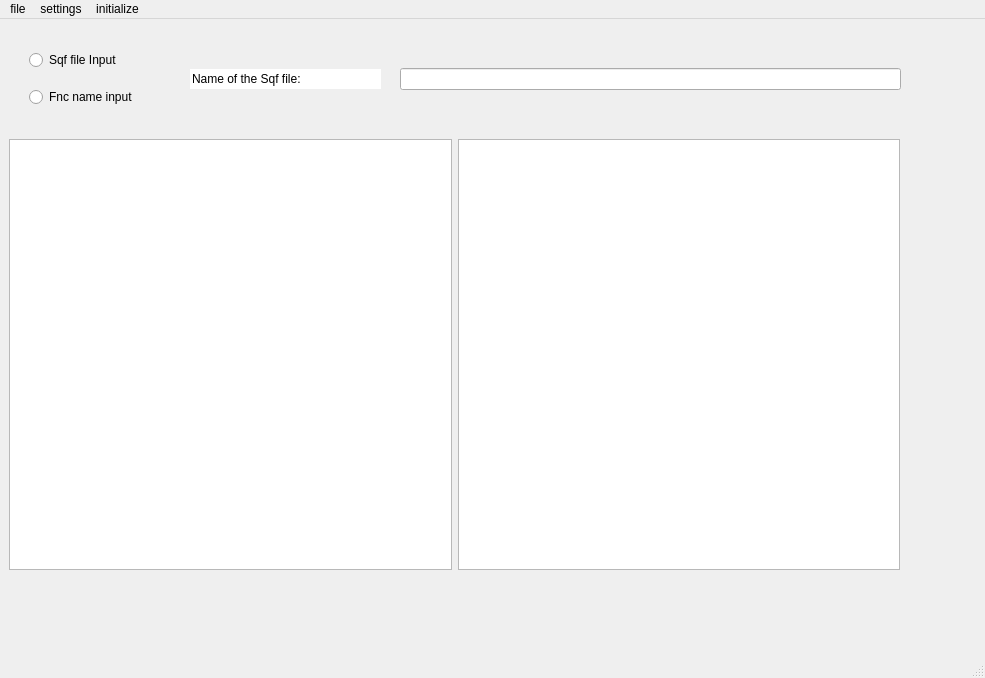
<?xml version="1.0" encoding="UTF-8"?>
<ui version="4.0">
 <class>MainWindow</class>
 <widget class="QMainWindow" name="MainWindow">
  <property name="geometry">
   <rect>
    <x>0</x>
    <y>0</y>
    <width>985</width>
    <height>678</height>
   </rect>
  </property>
  <property name="windowTitle">
   <string>MainWindow</string>
  </property>
  <widget class="QWidget" name="centralwidget">
   <widget class="QWidget" name="verticalLayoutWidget">
    <property name="geometry">
     <rect>
      <x>400</x>
      <y>20</y>
      <width>501</width>
      <height>80</height>
     </rect>
    </property>
    <layout class="QVBoxLayout" name="verticalLayout">
     <item>
      <widget class="QLineEdit" name="Input_name"/>
     </item>
    </layout>
   </widget>
   <widget class="QWidget" name="verticalLayoutWidget_2">
    <property name="geometry">
     <rect>
      <x>190</x>
      <y>20</y>
      <width>191</width>
      <height>80</height>
     </rect>
    </property>
    <layout class="QVBoxLayout" name="verticalLayout_2">
     <item>
      <widget class="QLineEdit" name="fixedtext1">
       <property name="text">
        <string>Name of the Sqf file:</string>
       </property>
       <property name="frame">
        <bool>false</bool>
       </property>
      </widget>
     </item>
    </layout>
   </widget>
   <widget class="QWidget" name="gridLayoutWidget">
    <property name="geometry">
     <rect>
      <x>9</x>
      <y>120</y>
      <width>891</width>
      <height>431</height>
     </rect>
    </property>
    <layout class="QGridLayout" name="gridLayout">
     <item row="3" column="0">
      <widget class="QGraphicsView" name="graphviz_query_result"/>
     </item>
     <item row="3" column="1">
      <widget class="QTextBrowser" name="query_result"/>
     </item>
    </layout>
   </widget>
   <widget class="QWidget" name="verticalLayoutWidget_3">
    <property name="geometry">
     <rect>
      <x>29</x>
      <y>20</y>
      <width>141</width>
      <height>80</height>
     </rect>
    </property>
    <layout class="QVBoxLayout" name="verticalLayout_3">
     <item>
      <widget class="QRadioButton" name="radio_sqf">
       <property name="text">
        <string>Sqf file Input</string>
       </property>
      </widget>
     </item>
     <item>
      <widget class="QRadioButton" name="radio_fnc">
       <property name="text">
        <string>Fnc name input</string>
       </property>
      </widget>
     </item>
    </layout>
   </widget>
  </widget>
  <widget class="QMenuBar" name="menubar">
   <property name="geometry">
    <rect>
     <x>0</x>
     <y>0</y>
     <width>985</width>
     <height>20</height>
    </rect>
   </property>
   <widget class="QMenu" name="menuFile">
    <property name="title">
     <string>file</string>
    </property>
    <widget class="QMenu" name="menuSaveAsFile">
     <property name="title">
      <string>save as file</string>
     </property>
     <addaction name="actionSaveAsTxtFile"/>
     <addaction name="actionSaveTheDiagram"/>
    </widget>
    <addaction name="actionClose"/>
    <addaction name="menuSaveAsFile"/>
    <addaction name="actionSaveAsHeader"/>
   </widget>
   <widget class="QMenu" name="menuSettings">
    <property name="title">
     <string>settings</string>
    </property>
    <addaction name="actionSetPath"/>
    <addaction name="actionSettings"/>
   </widget>
   <widget class="QMenu" name="menuInitialize">
    <property name="title">
     <string>initialize</string>
    </property>
    <addaction name="actionInitializeDatabase"/>
   </widget>
   <addaction name="menuFile"/>
   <addaction name="menuSettings"/>
   <addaction name="menuInitialize"/>
  </widget>
  <widget class="QStatusBar" name="statusbar"/>
  <action name="actionInitializeDatabase">
   <property name="text">
    <string>initialize Database</string>
   </property>
  </action>
  <action name="actionSetPath">
   <property name="text">
    <string>set path</string>
   </property>
  </action>
  <action name="actionClose">
   <property name="text">
    <string>close</string>
   </property>
  </action>
  <action name="actionSaveAsHeader">
   <property name="text">
    <string>save as header</string>
   </property>
  </action>
  <action name="actionSaveAsTxtFile">
   <property name="text">
    <string>save as txt file</string>
   </property>
  </action>
  <action name="actionSaveTheDiagram">
   <property name="text">
    <string>save the diagram</string>
   </property>
  </action>
  <action name="actionOpenIniFile">
   <property name="text">
    <string>open .ini file</string>
   </property>
  </action>
  <action name="actionSettings">
   <property name="text">
    <string>settings</string>
   </property>
  </action>
 </widget>
 <resources/>
 <connections/>
</ui>
